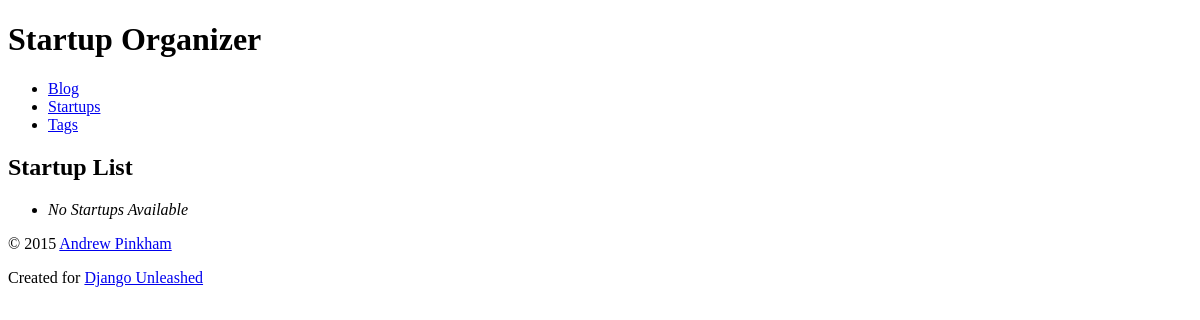
/startup/, run on an earlier commit of the app's database.
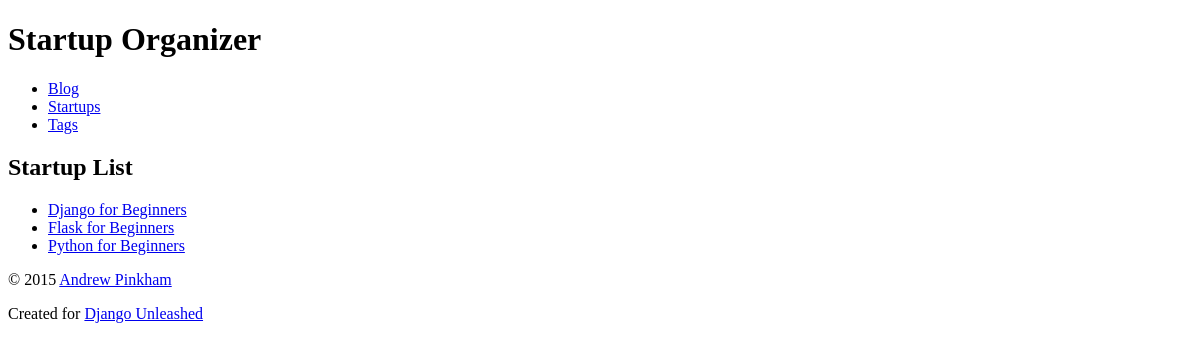
And on a later commit of the database.
### organizer/models.py (models this page shows, shortened)
class Startup(models.Model):
	name = models.CharField(
			max_length=31,
			db_index=True)
	slug = models.SlugField(
			max_length=31,
			unique=True,
			help_text='A label for URL config.')
	description = models.TextField()
	founded_date = models.DateField(
			'date founded')
	contact = models.EmailField(
			max_length=225)
	website = models.URLField()
	tags = models.ManyToManyField(Tag)
	class Meta:
		ordering 	  = ['name']
		get_latest_by = 'founded_date'
	def get_absolute_url(self):
		return reverse('organizer_startup_detail',
			kwargs={'slug': self.slug})

### organizer/views.py (the view)
def startup_list(request):
	startup_list = Startup.objects.all()
	context = {
		'startup_list': startup_list
	}
	return render(request,'organizer/startup_list.html', context)

### organizer/templates/organizer/startup_list.html (shortened to what this page needs)
{% extends "base.html" %}
{% block content %}
  <h2>Startup List</h2>
  <ul>
    {% for startup in startup_list %}
      <li>
        <a href="{{ startup.get_absolute_url }}">
          {{ startup.name }}</a>
      </li>
    {% empty %}
      <li><em>No Startups Available</em></li>
    {% endfor %}
  </ul>
{% endblock %}

### templates/base.html (shortened to what this page needs)
<!DOCTYPE html>
<html lang="en">
<head>
</head>
<body>
	<div class="container">
		<header>
			<h1>Startup Organizer</h1>
		</header>
		<nav>
			<ul>
				<li>
					<a href="{% url 'blog_post_list' %}">Blog</a>
				</li>
				<li>
					<a href="{% url 'organizer_startup_list' %}">Startups</a>
				</li>
				<li>
					<a href="{% url 'organizer_tag_list' %}">Tags</a>
				</li>
			</ul>
        </nav>
		<main>
			{% block content %}
			{% endblock content %}
		</main>
	</div>
	<footer class="footer">
		<p>&copy; 2015
			<a href="https://AndrewsForge.com/">Andrew Pinkham</a>
		</p>
		<p>Created for
			<a href="https://Django-Unleashed.com/">Django Unleashed</a>
		</p>
	</footer>
</body>
</html>

What changed in the data, as far as the page shows it:
added Startup: name "Django for Beginners"
added Startup: name "Flask for Beginners"
added Startup: name "Python for Beginners"
Also different on the page:
text no longer shown: "No Startups Available"
